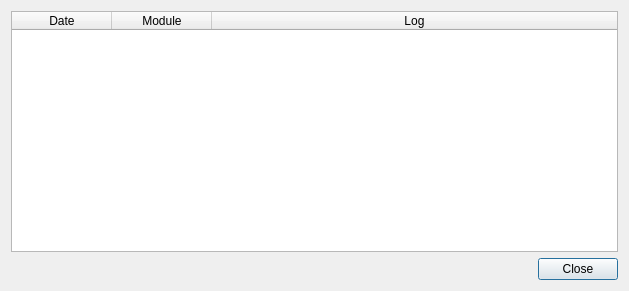
<?xml version="1.0" encoding="UTF-8"?>
<ui version="4.0">
 <class>Dialog</class>
 <widget class="QDialog" name="Dialog">
  <property name="geometry">
   <rect>
    <x>0</x>
    <y>0</y>
    <width>629</width>
    <height>291</height>
   </rect>
  </property>
  <property name="windowTitle">
   <string>Logs</string>
  </property>
  <layout class="QVBoxLayout" name="verticalLayout">
   <item>
    <widget class="QTableWidget" name="logsTable">
     <property name="editTriggers">
      <set>QAbstractItemView::NoEditTriggers</set>
     </property>
     <property name="alternatingRowColors">
      <bool>true</bool>
     </property>
     <property name="showGrid">
      <bool>false</bool>
     </property>
     <property name="cornerButtonEnabled">
      <bool>false</bool>
     </property>
     <attribute name="horizontalHeaderStretchLastSection">
      <bool>true</bool>
     </attribute>
     <attribute name="verticalHeaderVisible">
      <bool>false</bool>
     </attribute>
     <column>
      <property name="text">
       <string>Date</string>
      </property>
     </column>
     <column>
      <property name="text">
       <string>Module</string>
      </property>
     </column>
     <column>
      <property name="text">
       <string>Log</string>
      </property>
     </column>
    </widget>
   </item>
   <item>
    <widget class="QDialogButtonBox" name="buttonBox">
     <property name="orientation">
      <enum>Qt::Horizontal</enum>
     </property>
     <property name="standardButtons">
      <set>QDialogButtonBox::Close</set>
     </property>
    </widget>
   </item>
  </layout>
 </widget>
 <resources/>
 <connections>
  <connection>
   <sender>buttonBox</sender>
   <signal>accepted()</signal>
   <receiver>Dialog</receiver>
   <slot>accept()</slot>
   <hints>
    <hint type="sourcelabel">
     <x>227</x>
     <y>281</y>
    </hint>
    <hint type="destinationlabel">
     <x>157</x>
     <y>274</y>
    </hint>
   </hints>
  </connection>
  <connection>
   <sender>buttonBox</sender>
   <signal>rejected()</signal>
   <receiver>Dialog</receiver>
   <slot>reject()</slot>
   <hints>
    <hint type="sourcelabel">
     <x>295</x>
     <y>287</y>
    </hint>
    <hint type="destinationlabel">
     <x>286</x>
     <y>274</y>
    </hint>
   </hints>
  </connection>
  <connection>
   <sender>Dialog</sender>
   <signal>finished(int)</signal>
   <receiver>Dialog</receiver>
   <slot>deleteLater()</slot>
   <hints>
    <hint type="sourcelabel">
     <x>199</x>
     <y>149</y>
    </hint>
    <hint type="destinationlabel">
     <x>199</x>
     <y>149</y>
    </hint>
   </hints>
  </connection>
 </connections>
</ui>
